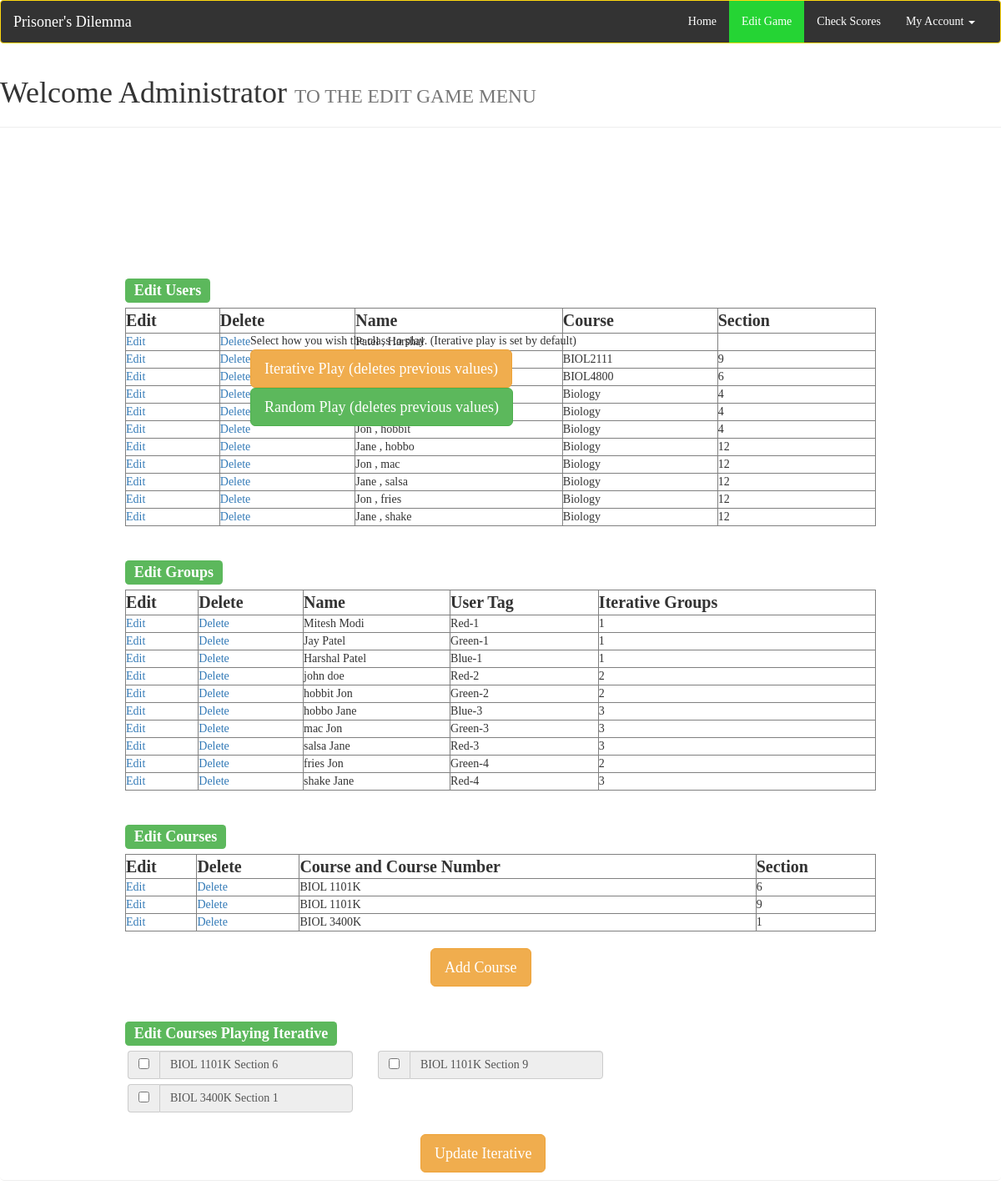
Page /editgame.php on the earlier database version.
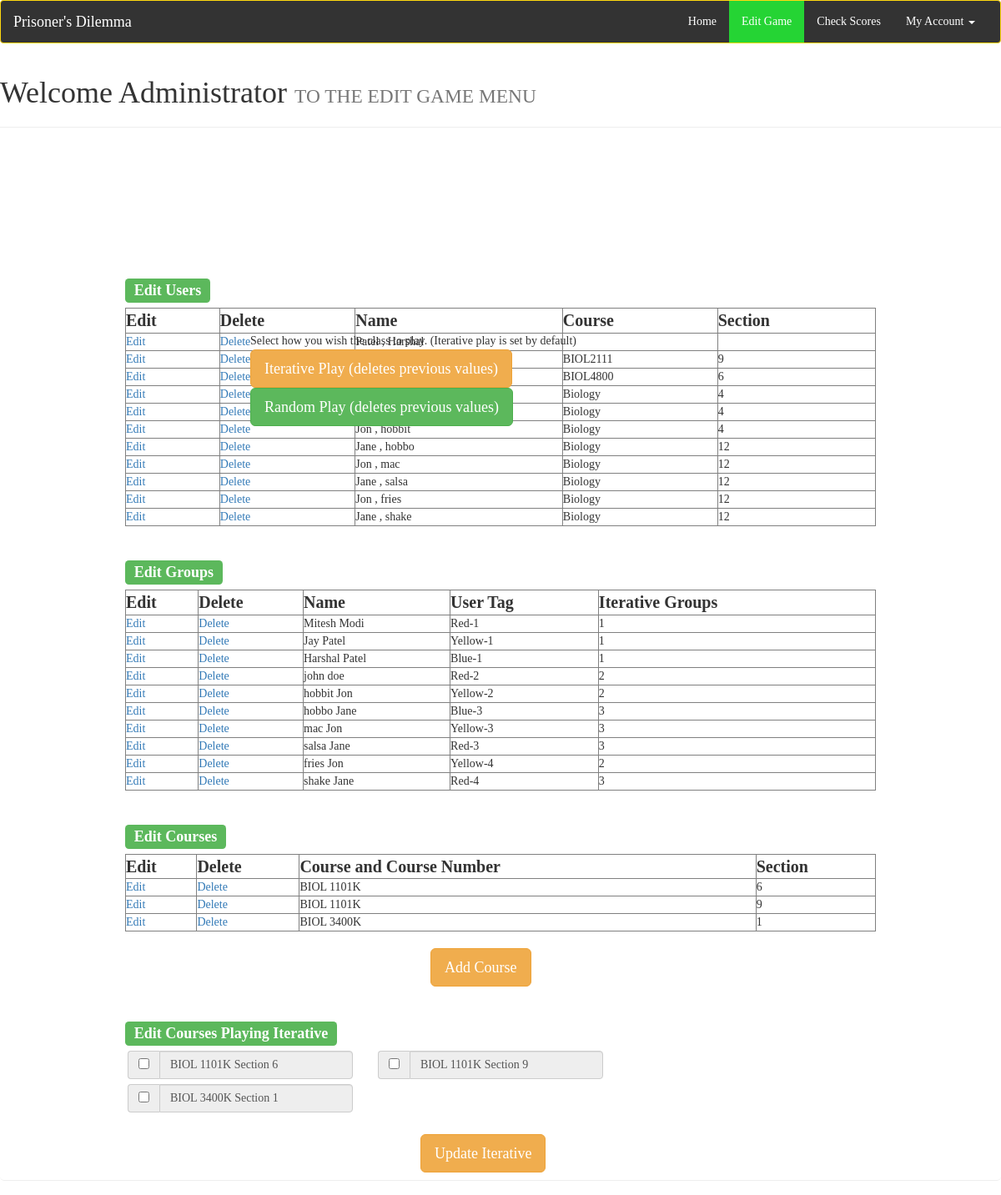
Same page on the later database version.
### tables this page shows
CREATE TABLE IF NOT EXISTS `users` (
  `id` int(11) NOT NULL,
  `usernames` varchar(255) NOT NULL,
  `first_name` varchar(255) NOT NULL,
  `last_name` varchar(255) NOT NULL,
  `email` varchar(255) NOT NULL,
  `confirmed_email` varchar(255) NOT NULL,
  `pw` varchar(255) NOT NULL,
  `confirmed_pw` varchar(255) NOT NULL,
  `course` varchar(12) DEFAULT NULL,
  `section` int(2) DEFAULT NULL,
  `online_status` int(1) NOT NULL DEFAULT '0',
  `score` int(3) DEFAULT '0',
  `busy` tinyint(1) NOT NULL,
  `time` timestamp NOT NULL DEFAULT CURRENT_TIMESTAMP,
  `rank` smallint(2) NOT NULL
);

CREATE TABLE IF NOT EXISTS `teamcode` (
  `users_id` int(3) NOT NULL,
  `tag` varchar(12) NOT NULL,
  `user_group` varchar(13) NOT NULL,
  `random_group` int(3) DEFAULT '0',
  `fixed_group` int(2) NOT NULL
);

CREATE TABLE IF NOT EXISTS `course` (
  `id` int(2) NOT NULL,
  `course_and_number` varchar(10) NOT NULL,
  `section` int(2) NOT NULL
);

### editgame.php (the view, shortened to what this page needs)
<!doctype html>
<html>
<head>
<?php
	include('connection.php');
?>
    <link href="css/bootstrap.min.css" rel="stylesheet">
	<link href="css/stylesheet.css" rel="stylesheet">
	<link href="css/custom.css" rel="stylesheet">
</head>
<body>
	<header class="navbar navbar-default">
		<div class="container-fluid">
			<div class="navbar-header">
				<a class="navbar-brand" href="index.php">Prisoner's Dilemma</a>
			</div>
			<div class="collapse navbar-collapse" id="collapse">
				<ul class="nav navbar-nav navbar-right">
					<li><a href="index.php">Home</a></li>
					<li class="active"><a href="editgame.php">Edit Game</a></li>
					<li ><a href="administration.php">Check Scores</a></li>
					<li class="dropdown">
						<a href="" class="dropdown-toggle" data-toggle="dropdown" role="button" aria-haspopup="true" aria-expanded="false">My Account <span class="caret"></span></a>
					</li>
				</ul>
			</div>
		</div>
	</header>
	<div class="page-header">
	  <h1>Welcome Administrator <small>TO THE EDIT GAME MENU</small></h1>
		<div>
			<div class='bigwrapper'>
				<br/>
				<br/>
				Select how you wish the class to play. (Iterative play is set by default)
				<button type="button" class="btn btn-lg btn-warning" aria-haspopup="true" aria-expanded="false" id="iterationbtn">
					Iterative Play (deletes previous values)
				</button>
				<button type="button" class="btn btn-lg btn-success" aria-haspopup="true" aria-expanded="false" id="playrandombtn">
					Random Play (deletes previous values)
				</button>
			</div><hr/>
		</div>
		<br/>
		<br/>
		<br/>
		<br/>
		<br/>
		<br/>
		<br/>
		<div>
			<?php
				echo "<table align='center' border=1 cellspace='3' cellpadding='3' width='75%'>
				<h3><span style=\"width: 50%; margin: 0% 12.5%\" class=\"label label-success\">Edit Users</span></h3>
				<tr>
					<th align='left'><b>Edit</b></th>
					<th align='left'><b>Delete</b></th>
					<th align='left'><b>Name</b></th>
					<th align='left'><b>Course</b></th>
					<th align='left'><b>Section</b></th>
				</tr>";
				$r = mysqli_query($dbc, "SELECT * FROM users ORDER BY course, section");
				while ($row = mysqli_fetch_array($r))
				{
					echo
					"<tr>
					<td>
						<a href='edit_user.php?id=".$row['id']."&fname=".$row['first_name']."&lname=".$row['last_name']."&course=".$row['course']."&pwd=".$row['pw']."&section=".$row['section']."'>Edit</a>
					</td>
					<td>
						<a href='delete_user.php?id=".$row['id']."&fname=".$row['first_name']."&lname=".$row['last_name']."&course=".$row['course']."&section=".$row['section']."'>Delete</a>
					</td>
					<td>".
						$row["last_name"]." , ".$row["first_name"]
					."</td>
					<td>".
						$row["course"]
					."</td>
					<td>".
						$row["section"]
					."</td>
					</tr>";
				}
				echo '</table>';
			?>
		</div>
		<br/>
		<div>
			<?php
				echo "<table align='center' border=1 cellspace='3' cellpadding='3' width='75%'>
				<h3><span style=\"width: 50%; margin: 0% 12.5%\" class=\"label label-success\">Edit Groups</span></h3>
				<tr>
					<th align='left'><b>Edit</b></th>
					<th align='left'><b>Delete</b></th>
					<th align='left'><b>Name</b></th>
					<th align='left'><b>User Tag</b></th>
					<th align='left'><b>Iterative Groups</b></th>
				</tr>";
				$r = mysqli_query($dbc, "SELECT users_id, first_name, last_name, tag, fixed_group FROM users u JOIN teamcode tc ON u.id = tc.users_id");
				while ($row = mysqli_fetch_array($r))
				{
					echo
					"<tr>
					<td>
						<a href='edit_group.php?id=".$row['users_id']."&fname=".$row['first_name']."&lname=".$row['last_name']."&tag=".$row['tag']."&fixed_group=".$row['fixed_group']."'>Edit</a>
					</td>
					<td>
						<a href='delete_group.php?id=".$row['users_id']."&fname=".$row['first_name']."&lname=".$row['last_name']."&tag=".$row['tag']."&fixed_group=".$row['fixed_group']."'>Delete</a>
					</td>
					<td>".
						$row["first_name"]. ' ' . $row["last_name"]
					."</td>
					<td>".
						$row["tag"]
					."</td>
					<td>".
						$row["fixed_group"]
					."</td>
					</tr>";
				}
				echo '</table>';
			?>
		</div>
		<br/>
		<div>
			<?php
				echo "<table align='center' border=1 cellspace='3' cellpadding='3' width='75%'>
				<h3><span style=\"width: 50%; margin: 0% 12.5%\" class=\"label label-success\">Edit Courses</span></h3>
				<tr>
					<th align='left'><b>Edit</b></th>
					<th align='left'><b>Delete</b></th>
					<th align='left'><b>Course and Course Number</b></th>
					<th align='left'><b>Section</b></th>
				</tr>";
				$r = mysqli_query($dbc, "SELECT * FROM course  ORDER BY course_and_number, section");
				while ($row = mysqli_fetch_array($r))
				{
					echo
					"<tr>
					<td>
						<a href='edit_course.php?id=".$row['id']."&course=".$row['course_and_number']."&section=".$row['section']."'>Edit</a>
					</td>
					<td>
						<a href='delete_course.php?id=".$row['id']."&course=".$row['course_and_number']."&section=".$row['section']."'>Delete</a>
					</td>
					<td>".
						$row["course_and_number"]
					."</td>
					<td>".
						$row["section"]
					."</td>
					</tr>";
				}
				echo '</table>';
			?>
					<br/>
				<button type="button" class="btn btn-lg btn-warning" style="position:relative; left:43%;" aria-haspopup="true" aria-expanded="false" id="addcour">
					Add Course
				</button>
		<br/><br/>
			<h3><span style="width: 50%; margin: 0% 12.5%" class="label label-success">Edit Courses Playing Iterative</span></h3>
	<div style="width: 50%; margin: 0% 11.5%">
		<?php
			$r = mysqli_query($dbc, "SELECT * FROM course ORDER BY course_and_number, section");
			$count = 0;
			while ($row = mysqli_fetch_array($r))
			{
				echo
				"
				<div class=\"col-lg-6\">
					<div class=\"input-group\">
					  <span class=\"input-group-addon\">
						<input type=\"checkbox\" aria-label=\"...\">
					  </span>
					  <input type=\"text\" class=\"form-control\" readonly aria-label=\"...\" value='".$row["course_and_number"]." Section ".$row["section"]."'>
					</div>
				  </div>
				";
				if ($count == 1){
					echo "<br/><br/>";
					$count=0;
				}
				else
					$count++;
			}
		?>
				<br/>
				<br/><br/>
				<Button type="button" class="btn btn-lg btn-warning" style="position:relative; left:61%;" aria-haspopup="true" aria-expanded="false" >
					Update Iterative
				</button>
			</div>
		</div>
	</div>
</body>
</html>

### css/stylesheet.css (style rules this page uses)
body { font-family: 'Lora', serif; }
.navbar-default { background-color: #DAFFD8; border-color: #e7e7e7; }
.navbar-default .navbar-nav>.active>a, .navbar-default .navbar-nav>.active>a:focus, .navbar-default .navbar-nav>.active>a:hover { color: #FFF; background-color: #25D434; }
div { border-radius: 5px; }
input { padding-left:10px; }

### css/custom.css (style rules this page uses)
.bigwrapper { position:absolute; left:25%; top:25%; width:50%; }
.navbar-default .navbar-brand { color:#fff; }
.navbar-default .navbar-nav>li>a { color:#fff; }
.navbar-default .navbar-collapse, .navbar-default .navbar-form { color:#fff; }
.navbar-default { background-color: #333; border-color: #ffd90f; }
b { font-size:20px; }

Differences in the rows shown:
changed teamcode "Jay": tag "Green-1" → "Yellow-1"
changed teamcode "hobbit": tag "Green-2" → "Yellow-2"
changed teamcode "mac": tag "Green-3" → "Yellow-3"
changed teamcode "fries": tag "Green-4" → "Yellow-4"
